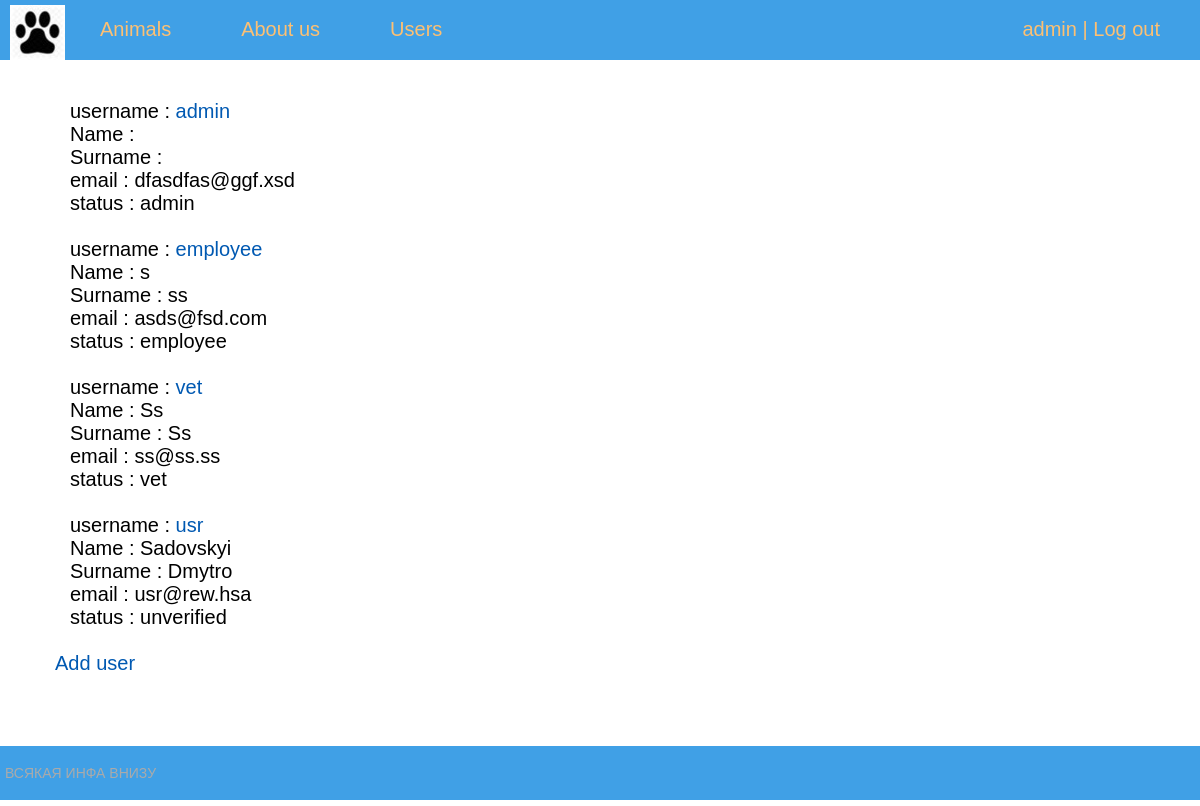
Page /users/ (signed in) on the committed database.
### shelter/models.py (models this page shows, shortened)
class Account(AbstractBaseUser):
    email = models.EmailField(verbose_name="email", max_length=60, unique=True)
    username = models.CharField(max_length=30, unique=True)
    date_joined = models.DateTimeField(verbose_name='date joined', auto_now_add=True)
    last_login = models.DateTimeField(verbose_name='last login', auto_now=True)
    is_admin = models.BooleanField(default=False)
    is_active = models.BooleanField(default=True)
    is_staff = models.BooleanField(default=False)
    is_superuser = models.BooleanField(default=False)
    position = models.CharField(max_length=10, default="unverified")
    name = models.CharField(max_length=15, default="")
    surname = models.CharField(max_length=15, default="")
    deleted = models.BooleanField(default=False)
    USERNAME_FIELD = 'username'
    objects = MyAccountManager()

### shelter/views.py (the view)
# urls.py: path('users/', ShowUsers.as_view(), name='users'),
@method_decorator(login_required, name='dispatch')
class ShowUsers(UserPassesTestMixin, ListView):
    paginate_by = 5
    model = Account
    template_name = 'shelter/users.html'
    context_object_name = 'accounts'
    slug_field = 'username'
    slug_url_kwarg = 'username'
    def test_func(self):
        if self.request.user.position == "employee" or self.request.user.position == "admin":
            return True
        return False
    def get_context_data(self, *, object_list=None, **kwargs):
        context = super().get_context_data(**kwargs)
        context['title'] = "User page"
        context['menu'] = menu
        return context

### shelter/templates/shelter/users.html
{% extends 'shelter/base.html' %}
{% block content %}
    <div class="container">
        {% for account in accounts %}
            username : <a href="{% url 'show_user' account.username %}">{{account.username}}</a><br>
            Name     : {{account.name}}<br>
            Surname  : {{account.surname}}<br>
            email    : {{account.email}}<br>
            status   : {{account.position}}<br><br>
        {% endfor %}
    </div>
    {% if user.position == "admin" %}
        <a href="adduser">Add user</a> <br><br>
    {% endif %}
{% endblock %}

### shelter/templates/shelter/base.html (shortened to what this page needs)
{% load static %}
<!DOCTYPE html>
<html>
<head>
	<link type="text/css" href="{% static 'shelter/css/styles.css' %}" rel="stylesheet" />
</head>
<body>
<table class="table-page" border=0 cellpadding="0" cellspacing="0">
<tr><td valign=top>
{% block mainmenu %}
		<div class="header">
			<ul id="mainmenu" class="mainmenu">
				<li class="logo">
                    <a href="{% url 'home' %}">
                        <div class="logo"></div>
                    </a>
                </li>
				{% for m in menu %}
				    <li><a href="{% url m.url_name %}">{{m.title}}</a></li>
				{% endfor %}
				{% if user.position == "employee" or user.position == "admin" %}
				    <li><a href="{% url 'users' %}">Users</a></li>
				{% endif %}
				{% if request.user.is_authenticated %}
				    <li class="last"><a href="{% url 'mypage' %}">{{user.username}}</a> | <a href="{% url 'logout' %}">Log out</a></li>
				{% else %}
				    <li class="last"><a href="{% url 'register' %}">Register</a> | <a href="{% url 'login' %}">Log in</a></li>
				{% endif %}
			</ul>
		</div>
{% endblock mainmenu %}
<table class="table-content" border=0 cellpadding="0" cellspacing="0">
<td valign="top" class="content">
<div class="content-text">
    {% block content %}
    {% endblock %}
</div>
</td></tr></table>
<tr><td valign=top>
	<div id="footer">
		<p>ВСЯКАЯ ИНФА ВНИЗУ</p>
	</div>
</td></tr></table>
</body>
</html>

### shelter/static/shelter/css/styles.css (style rules this page uses)
html, body { font-family: 'Arial'; margin: 0; padding: 0; height: 100%; width: 100%; color: #444; }
a { color: #0059b2; text-decoration: none; }
.table-page { width: 100%; height: 100%; vertical-align: top; }
.table-page tr { height: 100%; }
.header { background: #40A0E6; height: 60px; }
.logo { background: url('../images/logo.jpg') no-repeat 10px 5px; width: 70px; height: 60px; }
ul.mainmenu { list-style: none; margin: 0; padding: 0; height: 60px; color: #fdc073; font-size: 20px; overflow: hidden; }
ul.mainmenu li { float: left; margin: 18px 40px 0 30px; }
ul.mainmenu li.logo { margin: 0; }
ul.mainmenu li.last { float: right; }
ul.mainmenu li a { color: #fdc073; text-decoration: none; }
.table-content { width: 100%; min-height: 100%; height: 100%; }
.content { padding: 40px 20px 20px 40px; width: 100%; box-sizing: border-box; }
.content-text { color: #000; font-size: 20px; font-family: Arial; width: 100%; padding-right: 15px; padding-left: 15px; margin-right: auto; margin-left: auto; }
#footer { box-sizing: border-box; background: #40A0E6; padding: 5px; color: #aaa; font-size: 14px; font-family: Verdana, Geneva, Arial, Helvetica; text-align: left; overflow: hidden; }
.container { width: 100%; padding-right: 15px; padding-left: 15px; margin-right: auto; margin-left: auto; }

### rows in the picture
Account: username "admin", email "dfasdfas@ggf.xsd", position "admin"
Account: username "employee", name "s", surname "ss", email "asds@fsd.com", position "employee"
Account: username "vet", name "Ss", surname "Ss", email "ss@ss.ss", position "vet"
Account: username "usr", name "Sadovskyi", surname "Dmytro", email "usr@rew.hsa", position "unverified"

### other values in the picture
{{ m.title }} "Animals" "About us"
